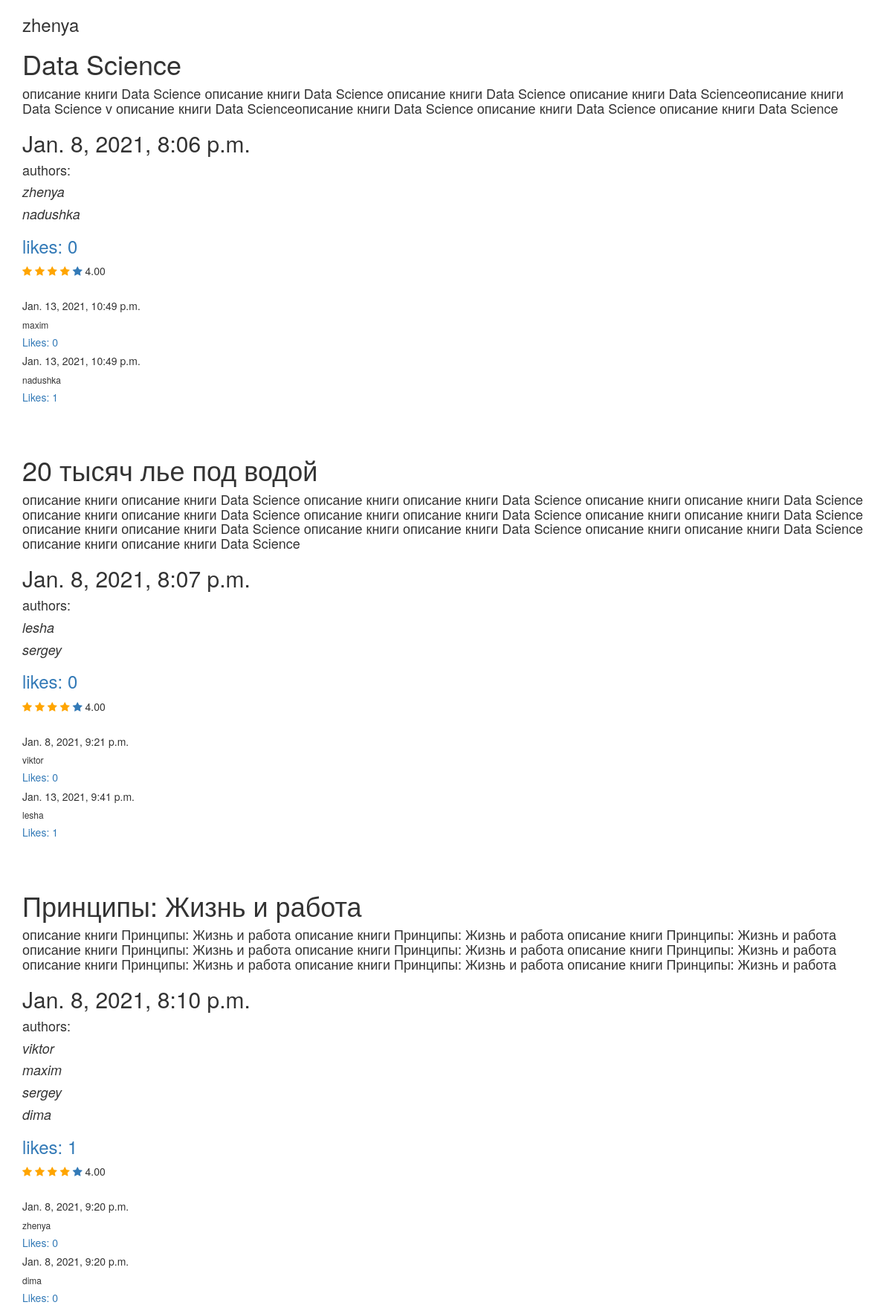
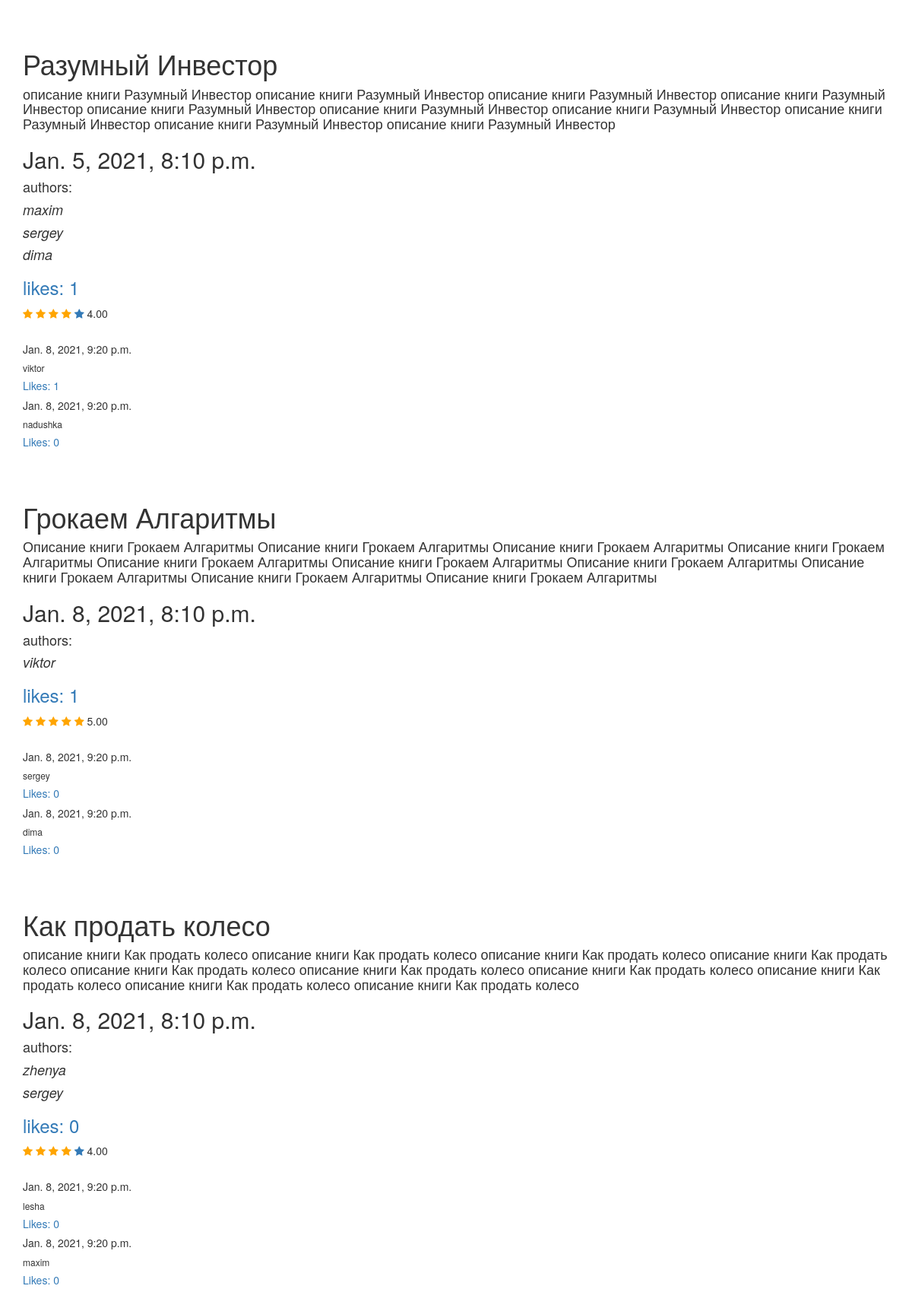
/shop/ (signed in), run on the app's committed database (2 pictures, top to bottom).
### manager/models.py (models this page shows, shortened)
class Book(models.Model):
    title = models.CharField(max_length=250)
    date = models.DateTimeField(verbose_name='date-time', auto_now=False)
    authors = models.ManyToManyField(User, related_name='books')
    description = models.TextField(verbose_name='описание', null=True)
    likes = models.PositiveIntegerField(default=0)
    users_like = models.ManyToManyField(User, through='manager.LikeBookUser', related_name='liked_books')
    genres = models.CharField(max_length=50, verbose_name='жанр', null=True)
    rate = models.DecimalField(max_digits=3, decimal_places=2, default=0.0)
    users_counted_stars = models.PositiveIntegerField(default=0, verbose_name='counted_stars')
    count_users = models.PositiveIntegerField(default=0, verbose_name='counted_users')

class Comment(models.Model):
    comment = models.TextField(verbose_name='comment')
    date = models.DateTimeField(auto_now=True)
    author = models.ForeignKey(User, on_delete=models.CASCADE, related_name='author_comment')
    book = models.ForeignKey(Book, on_delete=models.CASCADE, related_name='comments')
    users_like = models.ManyToManyField(
        User,
        through='manager.LikeCommentUser',
        related_name='liked_comment'
    )

### manager/views.py (the view)
# urls.py: path('', MyPage.as_view(), name='the-main-page'),
class MyPage(View):
    def get(self, request):
        context = {}
        comment_query = Comment.objects.annotate(count_like=Count('users_like'))
        comments = Prefetch('comments', comment_query)
        books = Book.objects.prefetch_related("authors", comments)
        context['books'] = books
        context['range'] = range(1, 6)
        return render(request, 'index.html', context)

### manager/templates/index.html (shortened to what this page needs)
<!DOCTYPE html>
<html lang="en">
<head>
    <link rel="stylesheet" href="https://maxcdn.bootstrapcdn.com/bootstrap/3.4.1/css/bootstrap.min.css">
    <link rel="stylesheet" href="https://cdnjs.cloudflare.com/ajax/libs/font-awesome/4.7.0/css/font-awesome.min.css">
</head>
<body>
<div class="container">
    <h3>{{ user }}</h3>
    {% for b in books %}
    <h1>{{ b.title }}</h1>
    <h4> {{ b.description}} </h4>
    <h2>{{ b.date }}</h2>
    <h4> authors: </h4>
    {% for i in b.authors.all %}
    <h4><i> {{ i }}</i></h4>
    {% endfor %}
    <a href="{% url 'add_like' id=b.id %}"><h3> likes: {{ b.likes }} </h3></a>
    {% for i in range %}
        {% if b.rate >= i %}
        <a href="{% url 'add_rating' id=b.id rate=i %}">
        <span class="fa fa-star checked"></span>
        </a>
        {% else %}
        <a href="{% url 'add_rating' id=b.id rate=i %}">
        <span class="fa fa-star" href="{% url 'add_rating' rate=i id=b.id  %}"></span>
        </a>
        {% endif %}
    {% endfor %}
     {{ b.rate }}
    <br><br>
    {% for comment in b.comments.all %}
    <h5>{{ comment.date }}</h5>
    <h6>{{ comment.author }} </h6>
    <a href="{% url 'comment_like' id=comment.id %}"><h5>Likes: {{ comment.count_like }}</h5></a>
    {% endfor %}
    <br><br>
    {% endfor %}
</div>
</body>
</html>

### manager/templates/index.html (style rules this page uses)
.checked { color: orange; }

### data on the page
Book: title "Data Science", description "описание книги Data Science описание книги Data Science описание книги Data Science описание книги Data Scienceописание книги Data Science v описание книги Data Scienceописание книги Data Science описание книги Data Science описание книги Data Science", date "Jan. 8, 2021, 8:06 p.m.", likes "0", rate "4.00"
Comment: date "Jan. 13, 2021, 10:49 p.m.", author "maxim", count_like "0"
Comment: date "Jan. 13, 2021, 10:49 p.m.", author "nadushka", count_like "1"
Book: title "20 тысяч лье под водой", description "описание книги описание книги Data Science описание книги описание книги Data Science описание книги описание книги Data Science описание книги описание книги Data Science описание книги описание книги Data Science описание книги описание книги Data Science описание книги описание книги Data Science описание книги описание книги Data Science описание книги описание книги Data Science описание книги описание книги Data Science", date "Jan. 8, 2021, 8:07 p.m.", likes "0", rate "4.00"
Comment: date "Jan. 8, 2021, 9:21 p.m.", author "viktor", count_like "0"
Comment: date "Jan. 13, 2021, 9:41 p.m.", author "lesha", count_like "1"
Book: title "Принципы: Жизнь и работа", description "описание книги Принципы: Жизнь и работа описание книги Принципы: Жизнь и работа описание книги Принципы: Жизнь и работа описание книги Принципы: Жизнь и работа описание книги Принципы: Жизнь и работа описание книги Принципы: Жизнь и работа описание книги Принципы: Жизнь и работа описание книги Принципы: Жизнь и работа описание книги Принципы: Жизнь и работа", date "Jan. 8, 2021, 8:10 p.m.", likes "1", rate "4.00"
Comment: date "Jan. 8, 2021, 9:20 p.m.", author "zhenya", count_like "0"
Comment: date "Jan. 8, 2021, 9:20 p.m.", author "dima", count_like "0"
Book: title "Разумный Инвестор", description "описание книги Разумный Инвестор описание книги Разумный Инвестор описание книги Разумный Инвестор описание книги Разумный Инвестор описание книги Разумный Инвестор описание книги Разумный Инвестор описание книги Разумный Инвестор описание книги Разумный Инвестор описание книги Разумный Инвестор описание книги Разумный Инвестор", date "Jan. 5, 2021, 8:10 p.m.", likes "1", rate "4.00"
Comment: date "Jan. 8, 2021, 9:20 p.m.", author "viktor", count_like "1"
Comment: date "Jan. 8, 2021, 9:20 p.m.", author "nadushka", count_like "0"
Book: title "Грокаем Алгаритмы", description "Описание книги Грокаем Алгаритмы Описание книги Грокаем Алгаритмы Описание книги Грокаем Алгаритмы Описание книги Грокаем Алгаритмы Описание книги Грокаем Алгаритмы Описание книги Грокаем Алгаритмы Описание книги Грокаем Алгаритмы Описание книги Грокаем Алгаритмы Описание книги Грокаем Алгаритмы Описание книги Грокаем Алгаритмы", date "Jan. 8, 2021, 8:10 p.m.", likes "1", rate "5.00"
Comment: date "Jan. 8, 2021, 9:20 p.m.", author "sergey", count_like "0"
Comment: date "Jan. 8, 2021, 9:20 p.m.", author "dima", count_like "0"
Book: title "Как продать колесо", description "описание книги Как продать колесо описание книги Как продать колесо описание книги Как продать колесо описание книги Как продать колесо описание книги Как продать колесо описание книги Как продать колесо описание книги Как продать колесо описание книги Как продать колесо описание книги Как продать колесо описание книги Как продать колесо", date "Jan. 8, 2021, 8:10 p.m.", likes "0", rate "4.00"
Comment: date "Jan. 8, 2021, 9:20 p.m.", author "lesha", count_like "0"
Comment: date "Jan. 8, 2021, 9:20 p.m.", author "maxim", count_like "0"

### other printed values
{{ user }} "zhenya"
{{ i }} "zhenya"
{{ i }} "nadushka"
{{ i }} "lesha"
{{ i }} "sergey"
{{ i }} "viktor"
{{ i }} "maxim"
{{ i }} "dima"
